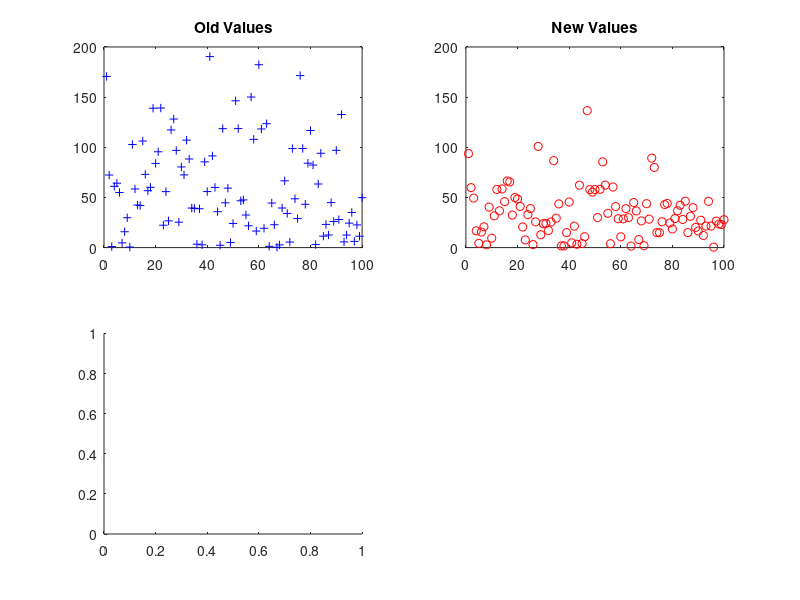

MATLAB code for this plot: (Note: this script raises an error after producing the figure.)
close all;
clear all;

load('sgbdnew.dat');
load('sgbdold.dat');
sorted_old = sort(sgbdold);
sorted_new = sort(sgbdnew);

%Plot of Figure 2.1
t = 1:100;
figure('Name','Figure 2.1');
subplot(2,2,1);
plot(t,sgbdold,'+b');
ylim([0 200]);
yticks(linspace(0,200,5));
title('Old Values');

subplot(2,2,2);
plot(t,sgbdnew,'or');
ylim([0 200]);
yticks(linspace(0,200,5));
title('New Values');

subplot(2,2,3);
nbins = 10;
histogram(sgbdold,nbins);
xlim([0 200]);
xticks(linspace(0,200,5));
grid on;

subplot(2,2,4);
histogram(sgbdnew,nbins);
xlim([0 200]);
xticks(linspace(0,200,5));
grid on;

%Plot of Figure 2.2
t_2 = 1:200;
counter_old = zeros(1,200);
counter_new = zeros(1,200);
for i=1:200
	counter_old(i) = sum(sgbdold(:) <= i);
	counter_new(i) = sum(sgbdnew(:) <= i);
end

figure('Name','Figure 2.2');
plot(t_2,counter_old./length(sgbdold),'-b');
hold on;
plot(t_2,counter_new./length(sgbdnew),'-r');
xlim([0 200]);
ylim([0 1]);
legend('old', 'new');

%Plot of Figure 2.3
n=length(sgbdold);
%Old values
sample_median_old = (sorted_old(n/2) + sorted_old(n/2 + 1))/2;
% for the median p=0.5
p=0.5;
%I find the indexes of the CI for the median using a level of 95%
j = floor(n*p - 1.96*sqrt(n*p*(1-p)));
k = ceil(n*p + 1.96*sqrt(n*p*(1-p))) + 1;
ci_low_old = sorted_old(j);
ci_high_old = sorted_old(k);

%New Values
sample_median_new = (sorted_new(n/2) + sorted_new(n/2 + 1))/2;
% for the median p=0.5
p=0.5;
%I find the indexes of the CI for the median using a level of 95%
j = floor(n*p - 1.96*sqrt(n*p*(1-p)));
k = ceil(n*p + 1.96*sqrt(n*p*(1-p))) + 1;
ci_low_new = sorted_new(j);
ci_high_new = sorted_new(k);

%Plot for the median
x = [1 2];
y = [sample_median_old sample_median_new];
neg = y - [ci_low_old ci_low_new];
pos = [ci_high_old ci_high_new] - y;

figure('Name', 'Figure 2.3');
subplot(1,2,1);
errorbar(x, y, neg, pos, 'o');
title('Quantiles');
grid on;
ylim([0 200]);
yticks(linspace(0,200,5));
xlim([0 3]);
xticks([1 2]);
xticklabels({'Old', 'New'});

%CI for the mean
mu_old = mean(sgbdold);
mu_new = mean(sgbdnew);

var_old = sum((sgbdold-mu_old).^2)/n;
var_new = sum((sgbdnew-mu_new).^2)/n;
ci_high_old = mu_old + 1.96*sqrt(var_old/n);
ci_low_old = mu_old - 1.96*sqrt(var_old/n);
ci_high_new = mu_new + 1.96*sqrt(var_new/n);
ci_low_new = mu_new - 1.96*sqrt(var_new/n);

%Plot for the mean

y = [mu_old mu_new];
neg = y - [ci_low_old ci_low_new];
pos = [ci_high_old ci_high_new] - y;

subplot(1,2,2);
errorbar(x, y, neg, pos, 'o');
title('Mean and Standard Deviation');
grid on;
ylim([0 200]);
yticks(linspace(0,200,5));
xlim([0 3]);
xticks([1 2]);
xticklabels({'Old', 'New'});

%% Figure 2.8
var_old_unb = sum((sgbdold-mu_old).^2)/(n-1);
var_new_unb = sum((sgbdnew-mu_new).^2)/(n-1);
ci_high_old_unb = mu_old + 1.96*sqrt(var_old_unb/n);
ci_low_old_unb = mu_old - 1.96*sqrt(var_old_unb/n);
ci_high_new_unb = mu_new + 1.96*sqrt(var_new_unb/n);
ci_low_new_unb = mu_new - 1.96*sqrt(var_new_unb/n);


y = [mu_old mu_new];
neg = y - [ci_low_old ci_low_new];
pos = [ci_high_old ci_high_new] - y;
neg_unb = y - [ci_low_old_unb ci_low_new_unb];
pos_unb = [ci_high_old_unb ci_high_new_unb] - y;


gamma = 0.95;
r_0 = 25;
R = ceil(2*r_0/(1-gamma)) - 1;
bootstrap_old = zeros(1,length(sgbdold));
bootstrap_new = zeros(1,length(sgbdold));
mu_old_boot = zeros(1,R);
mu_new_boot = zeros(1,R);
for r = 1:R
    for j = 1:length(sgbdold)
        pick = ceil(rand()*length(sgbdold));
        bootstrap_old(j) = sgbdold(pick);
        bootstrap_new(j) = sgbdnew(pick);    
    end
    mu_old_boot(r) = mean(bootstrap_old);
    mu_new_boot(r) = mean(bootstrap_new);
end
mu_old_boot = sort(mu_old_boot);
mu_new_boot = sort(mu_new_boot);
ci_low_boot_old = mu_old_boot(r_0);
ci_high_boot_old = mu_old_boot(R+1-r_0);
ci_low_boot_new = mu_new_boot(r_0);
ci_high_boot_new = mu_new_boot(R+1-r_0);

neg_boot = y - [ci_low_boot_old ci_low_boot_new];
pos_boot = [ci_high_boot_old ci_high_boot_new] - y;

figure('Name', 'Figure 2.8');
errorbar([1 2], y, neg, pos, 'o');
hold on;
errorbar([1.2 2.2], y, neg_unb, pos_unb, 'o');
hold on;
errorbar([1.4 2.4], y, neg_boot, pos_boot, 'or');
title('Normal Asymptotic and Bootstrap Percentile Confidence Intervals');
ylim([0 70]);
xlim([0.9 2.5]);
xticks([1 2]);
legend('Normal', 'General', 'Bootstrap');